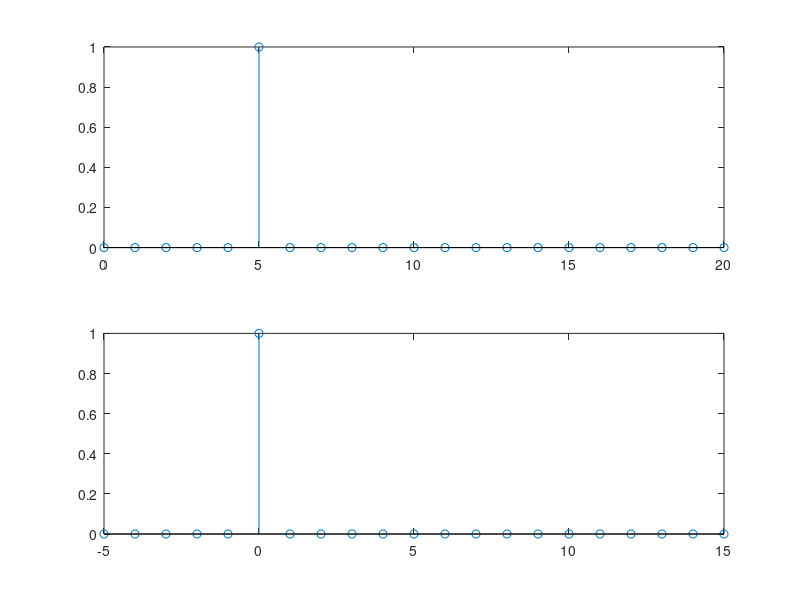
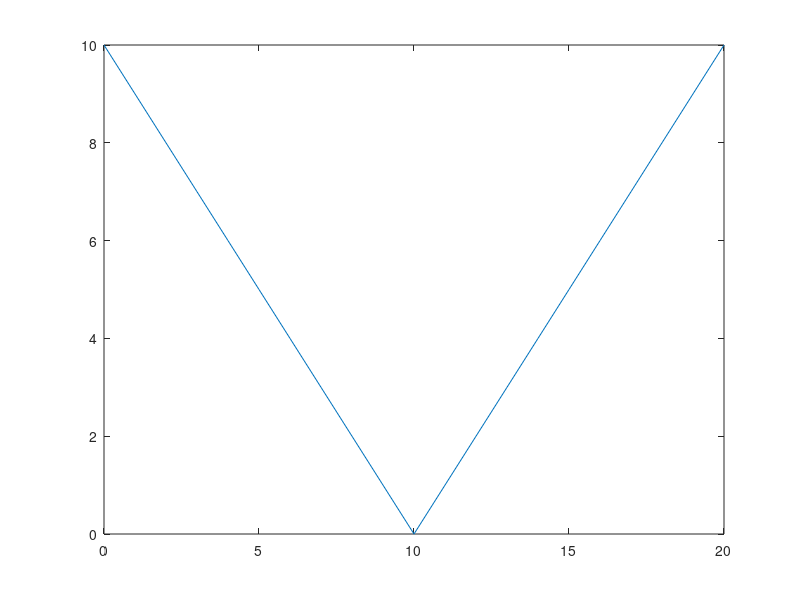
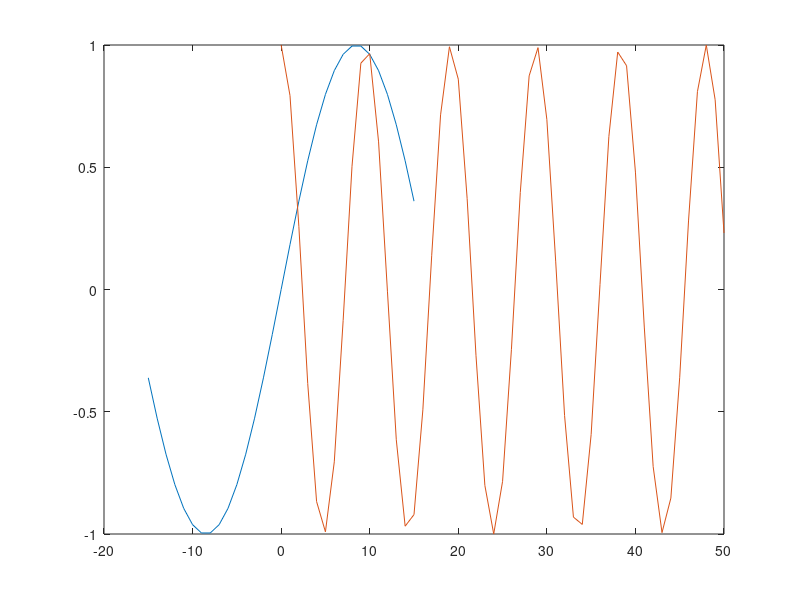
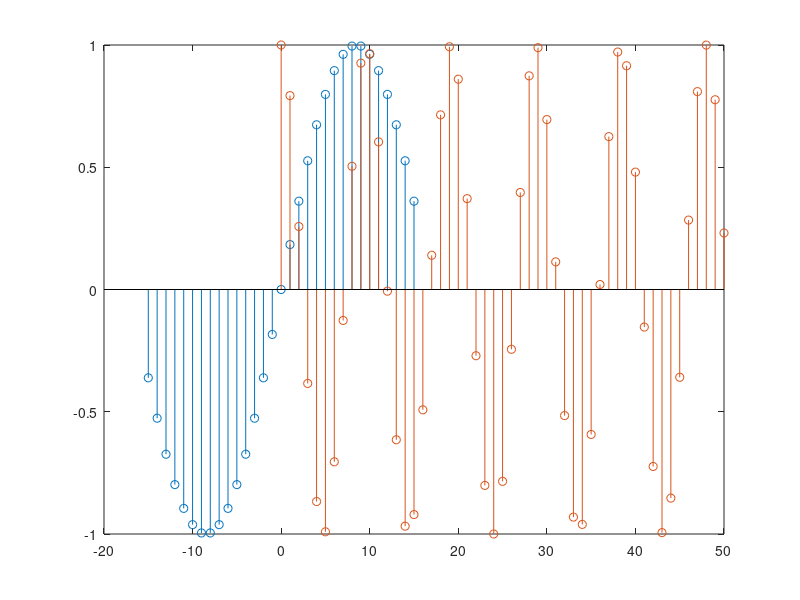

MATLAB code for these plots, in order:
%problema 4
z = [0,0,0,0,0,1,0,0,0,0,0,0,0,0,0,0,0,0,0,0,0];
length(z)
%creem cei doi vectori, m si n cu valorile cerute
n=0:20
m = -5:15;
%afisam cele doua grafice create cu functia stem in aceeasi fereastra,
%folosind functia subplot
subplot(2,1,1),stem(n,z)
subplot(2,1,2),stem(m,z)

figure(2)
%creem vectorul n1 cu valorile cerue
n1 = 0:20
%scriem valorile pentru t
t = abs(10-n1)
%facem graficul t in functie de n1
plot(n1,t)

figure(3)
n3=-15:15
n4=0:50
x1=sin(pi/17*n3)
x2=cos(pi/4.79583152331*n4)
plot(n3,x1)
%retinem graficul initial, pentru a suprascrie peste acesta
hold on
plot(n4,x2)
hold off

figure(4)
stem(n3,x1)
hold on
stem(n4,x2)
hold off

figure (5)
subplot(2,1,1)
plot(n3,x1)
subplot(2,1,2)
plot(n4,x2)

figure (6)
subplot(2,1,1)
stem(n3,x1)
subplot(2,1,2)
stem(n4,x2)


